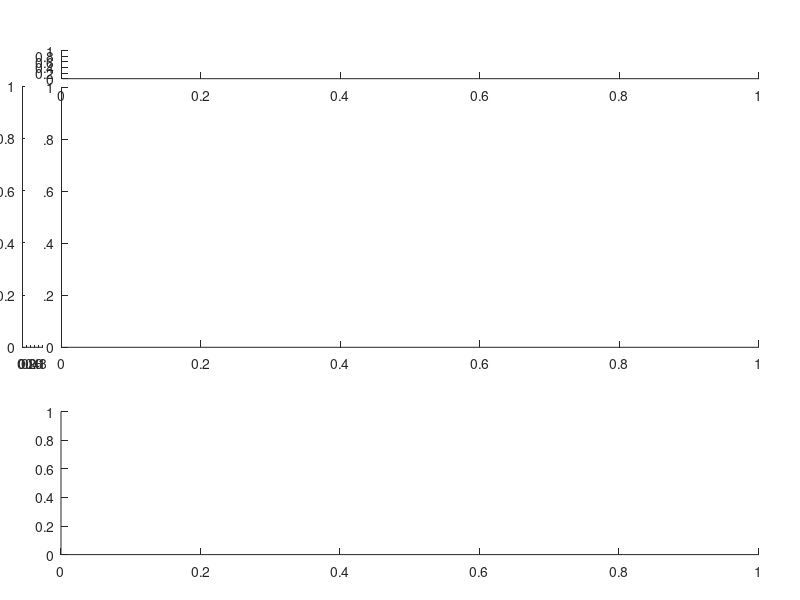

Here is the MATLAB script that generated this plot:
function createfigure
%CREATEFIGURE

%  Auto-generated by MATLAB on 15-Feb-2024 18:51:06

% Create figure
figure1 = figure('WindowState','maximized');

% Create axes
axes('Parent',figure1,'Position',[0.076875 0.421185372005044 0.871875 0.433795712484237]);

% Create axes
axes('Parent',figure1,'Position',[0.028125 0.421185372005044 0.025 0.435056746532156]);

% Create axes
axes('Parent',figure1,'Position',[0.076875 0.868852459016393 0.871875 0.0466582597730139]);

% Create axes
axes('Parent',figure1,'Position',[0.07625 0.075662042875158 0.871875 0.238335435056746]);

